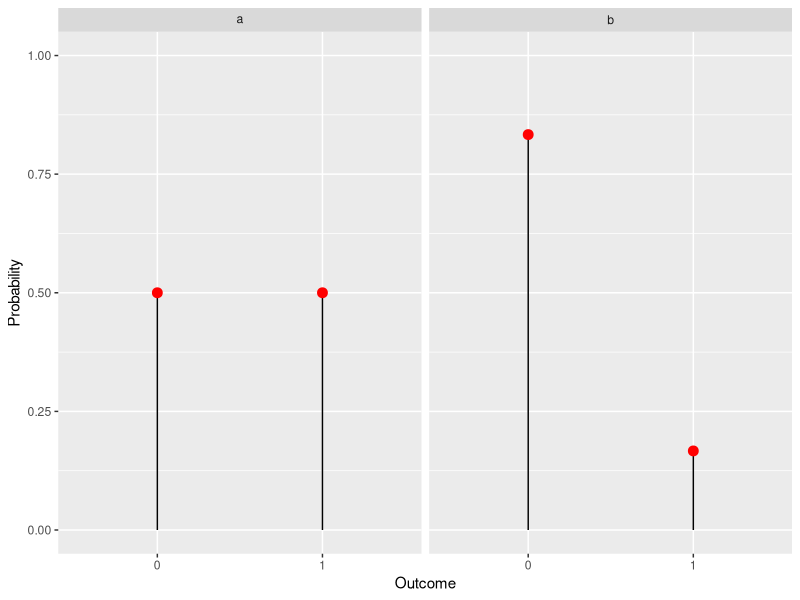
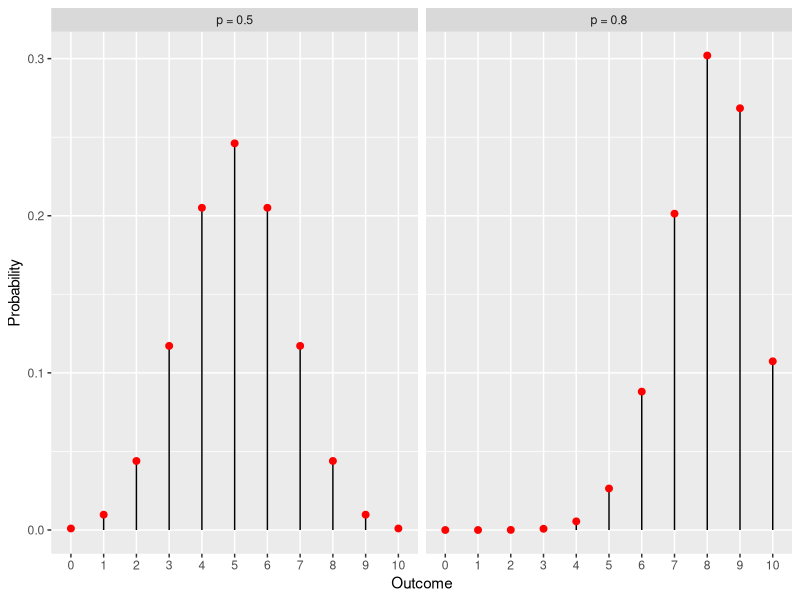
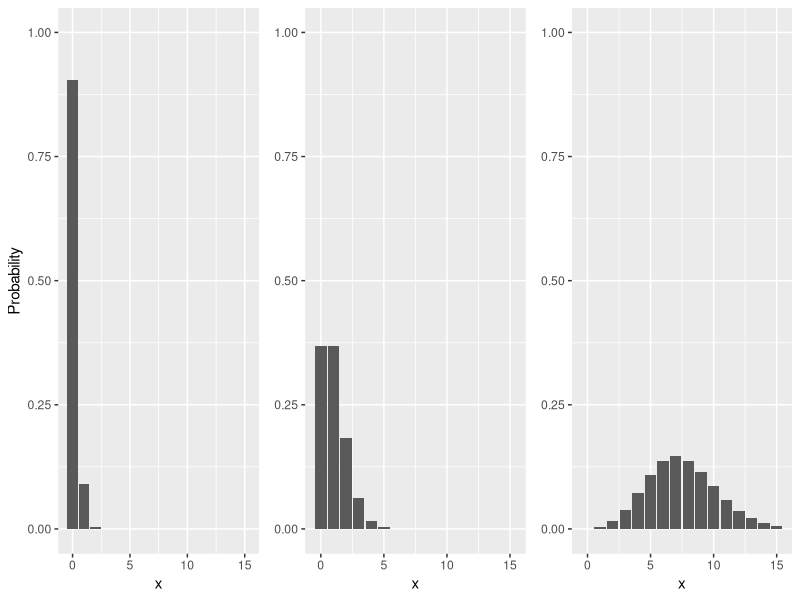
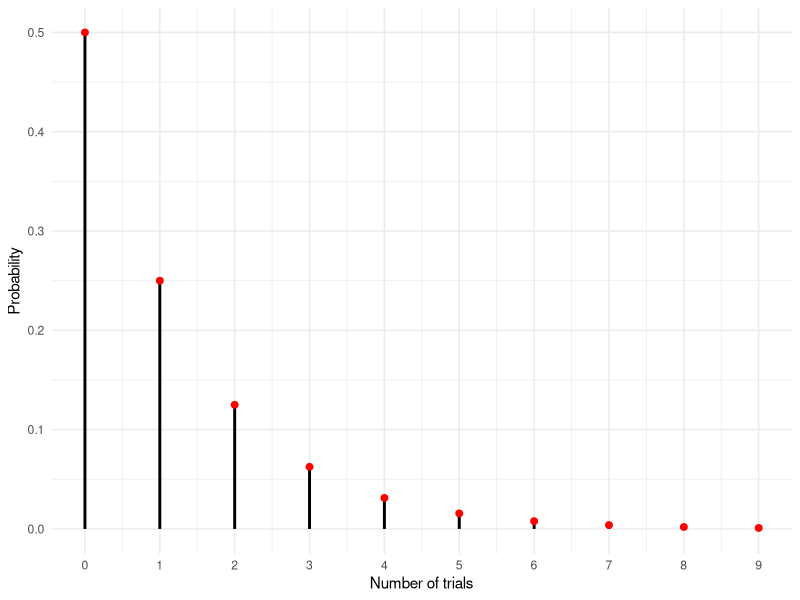
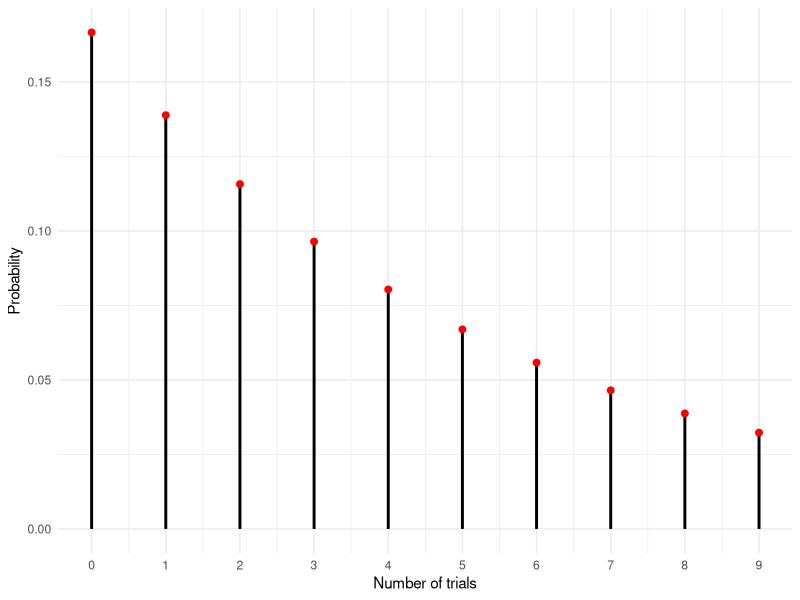
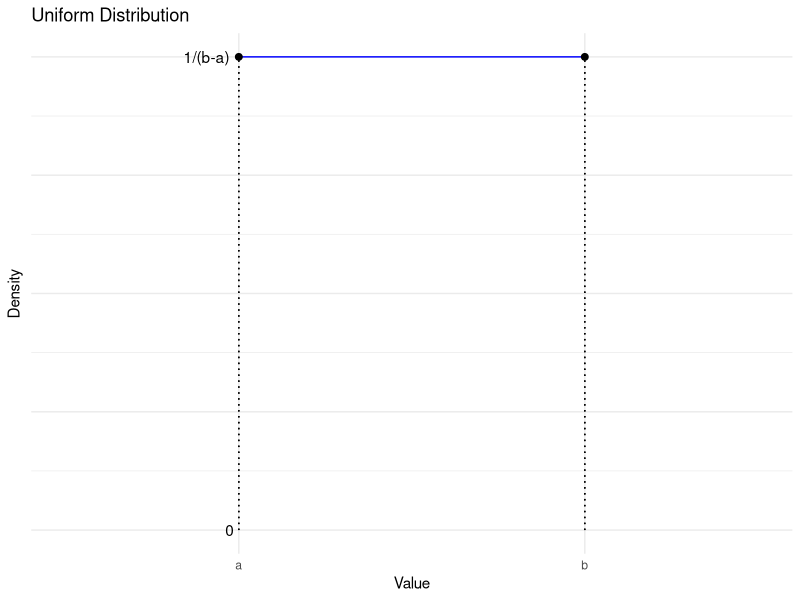

Reproduce these figures in R, in order.
## ---- chunk 1
togs   <- T
tog_ex <- T
## ---- chunk 2
library(ggplot2)

# Create data
df <- data.frame(
  outcome = rep(c(0, 1), 2),
  probability = c(1-0.5, 0.5, 1-1/6, 1/6),
  p_value = factor(rep(c("a", "b"), each=2))
)

# Plot
ggplot(df, aes(x=factor(outcome), y=probability)) +
  geom_segment(aes(xend=factor(outcome), yend=0), color='black') +
  geom_point(color="red", size=3) +
  coord_cartesian(ylim = c(0, 1)) +
  labs(y = "Probability", x = "Outcome") +
  theme(legend.position="none") +
  facet_wrap(~p_value, ncol=2, scales = "free_x", labeller = label_parsed)

## ---- chunk 3
library(ggplot2)

# Data for binomial distribution
df1 <- data.frame(
  outcome = 0:10,
  probability = dbinom(0:10, size=10, prob=0.5),
  p_value = "p = 0.5"
)

df2 <- data.frame(
  outcome = 0:10,
  probability = dbinom(0:10, size=10, prob=0.8),
  p_value = "p = 0.8"
)

df <- rbind(df1, df2)

ggplot(df, aes(x=factor(outcome), y=probability)) +
  geom_segment(aes(xend=factor(outcome), yend=0), color='black') +
  geom_point(color="red", size=2) +
  labs(y = "Probability", x = "Outcome") +
  theme(legend.position="none") +
  facet_wrap(~p_value, ncol=2, scales = "free_x")

## ---- chunk 4
library(ggplot2)
library(gridExtra)

x = 0:15

# Create Poisson data
data1 <- data.frame(x = x, y = dpois(x, lambda = 0.1))
data2 <- data.frame(x = x, y = dpois(x, lambda = 1))
data3 <- data.frame(x = x, y = dpois(x, lambda = 7.5))

# Create individual ggplot objects
plot1 <- ggplot(data1, aes(x, y)) + geom_col() +
  xlab("x") + ylab("Probability") + ylim(0,1)

plot2 <- ggplot(data2, aes(x, y)) + geom_col() +
  xlab("x") + ylab(NULL) + ylim(0,1)

plot3 <- ggplot(data3, aes(x, y)) + geom_col() +
  xlab("x") + ylab(NULL) + ylim(0,1)

# Combine the plots
grid.arrange(plot1, plot2, plot3, ncol = 3)
## ---- chunk 5
library(ggplot2)

# Parameters
p <- 0.5
x_vals <- 0:9  # Starting from 0
probs <- dgeom(x_vals, p)

# Data
data <- data.frame(x_vals, probs)

# Plot
ggplot(data, aes(x=x_vals, y=probs)) +
  geom_segment(aes(xend=x_vals, yend=0), color="black", size=1) +
  geom_point(color="red", size=2) + 
  labs(x = "Number of trials", y = "Probability") +
  theme_minimal() +
  scale_x_continuous(breaks = x_vals) # This line ensures integer x-axis labels

## ---- chunk 6
library(ggplot2)

# Parameters
p <- 1/6
x_vals <- 0:9  # Starting from 0
probs <- dgeom(x_vals, p)

# Data
data <- data.frame(x_vals, probs)

# Plot
ggplot(data, aes(x=x_vals, y=probs)) +
  geom_segment(aes(xend=x_vals, yend=0), color="black", size=1) +
  geom_point(color="red", size=2) + 
  labs(x = "Number of trials", y = "Probability") +
  theme_minimal() +
  scale_x_continuous(breaks = x_vals) # This line ensures integer x-axis labels

## ---- chunk 7
# Load required libraries
library(ggplot2)

# Create data for a uniform distribution
df <- data.frame(x = c("a", "b"), y = c(1, 1))

# Plot
p <- ggplot(df, aes(x, y)) +
  geom_line(aes(group = 1), color = "blue") +
  geom_point(size = 2) +
  geom_segment(aes(x = "a", xend = "a", y = 0, yend = 1), linetype = "dotted") +
  geom_segment(aes(x = "b", xend = "b", y = 0, yend = 1), linetype = "dotted") +
  labs(x = "Value", y = "Density", title = "Uniform Distribution") +
  theme_minimal() +
  theme(axis.text.y = element_blank(),
        axis.ticks.y = element_blank()) +
  annotate("text", x = "a", y = 1, label = "1/(b-a)", hjust = 1.2, vjust = 0.5) +  
  annotate("text", x = "a", y = 0, label = "0", hjust = 1.5, vjust = 0.5)

print(p)
